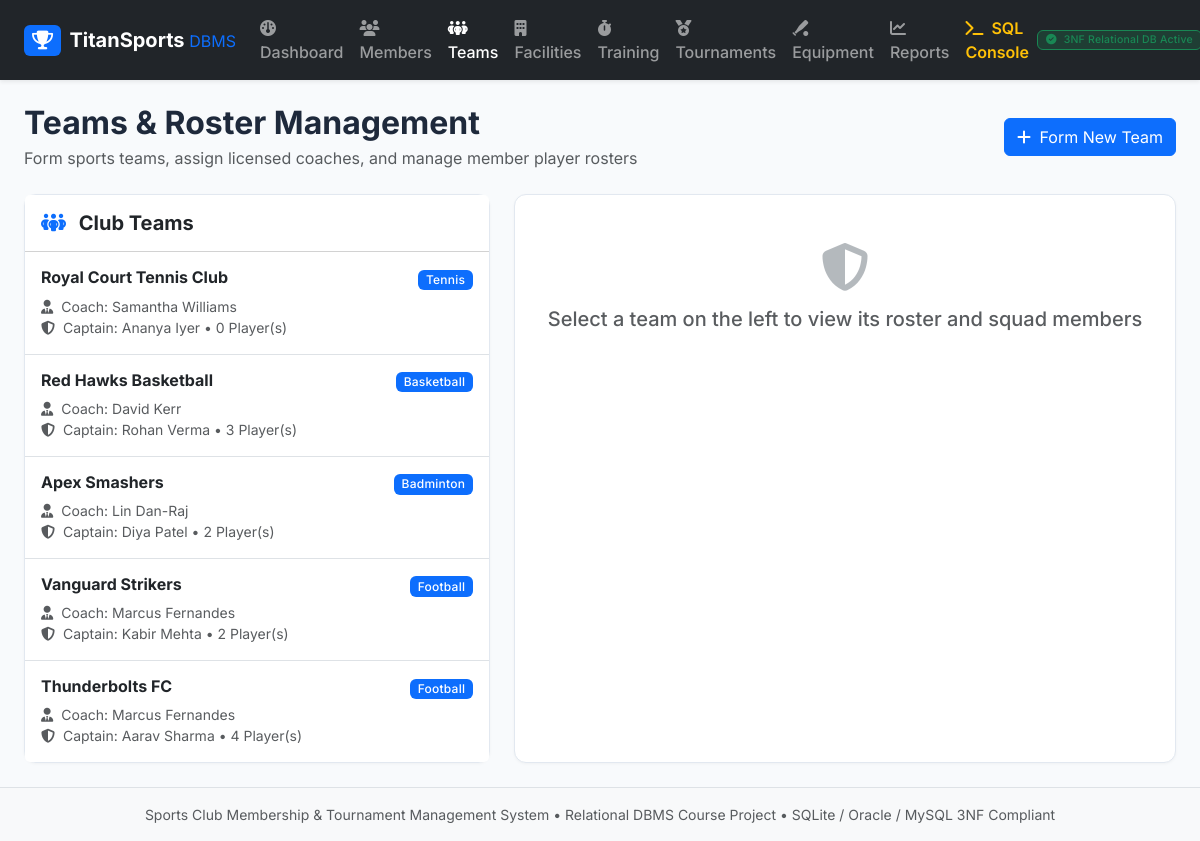
The page /teams on the database its author committed.
### tables this page shows
CREATE TABLE teams (
    team_id INTEGER PRIMARY KEY AUTOINCREMENT,
    team_name TEXT NOT NULL UNIQUE COLLATE NOCASE,
    sport_id INTEGER NOT NULL,
    coach_id INTEGER,
    captain_id INTEGER,
    created_date DATE NOT NULL DEFAULT (CURRENT_DATE),
    FOREIGN KEY (sport_id) REFERENCES sports(sport_id) ON DELETE RESTRICT,
    FOREIGN KEY (coach_id) REFERENCES coaches(coach_id) ON DELETE SET NULL,
    FOREIGN KEY (captain_id) REFERENCES members(member_id) ON DELETE SET NULL
);

### app/app.py (the view)
@app.route("/teams")
def teams():
    teams_list = team_service.get_all_teams()
    sports = team_service.get_all_sports()
    coaches = team_service.get_all_coaches()
    active_members = member_service.get_all_members(status_filter="ACTIVE")
    selected_team_id = request.args.get("team_id")
    roster = []
    selected_team = None
    if selected_team_id:
        roster = team_service.get_team_roster(int(selected_team_id))
        for t in teams_list:
            if t["team_id"] == int(selected_team_id):
                selected_team = t
                break
    return render_template(
        "teams.html",
        teams=teams_list,
        sports=sports,
        coaches=coaches,
        members=active_members,
        roster=roster,
        selected_team=selected_team
    )

### app/services/team_service.py (called while the page is built)
def get_all_teams():
    return query_db("""
        SELECT t.*, s.sport_name,
               COALESCE(c.first_name || ' ' || c.last_name, 'No Coach') AS coach_name,
               COALESCE(m.first_name || ' ' || m.last_name, 'No Captain') AS captain_name,
               COUNT(tr.roster_id) AS total_players
        FROM teams t
        JOIN sports s ON t.sport_id = s.sport_id
        LEFT JOIN coaches c ON t.coach_id = c.coach_id
        LEFT JOIN members m ON t.captain_id = m.member_id
        LEFT JOIN team_roster tr ON t.team_id = tr.team_id AND tr.is_active = 1
        GROUP BY t.team_id
        ORDER BY t.team_id DESC;
    """)

def get_all_coaches():
    return query_db("""
        SELECT c.*, s.sport_name
        FROM coaches c
        JOIN sports s ON c.specialization_sport_id = s.sport_id
        ORDER BY c.coach_id ASC;
    """)

def get_all_sports():
    return query_db("SELECT * FROM sports ORDER BY sport_id ASC;")

### database/db_manager.py (called while the page is built)
def get_connection(db_path=None):
    target_path = db_path or DB_PATH
    conn = sqlite3.connect(target_path)
    conn.row_factory = sqlite3.Row
    conn.execute("PRAGMA foreign_keys = ON;")
    return conn

def query_db(query, args=(), one=False, db_path=None):
    conn = get_connection(db_path)
    try:
        cur = conn.cursor()
        cur.execute(query, args)
        rows = cur.fetchall()
        result = [dict(row) for row in rows]
        return (result[0] if result else None) if one else result
    finally:
        conn.close()

### app/templates/teams.html (shortened to what this page needs)
{% extends "base.html" %}
{% block content %}
<div class="d-flex flex-wrap justify-content-between align-items-center mb-4 gap-2">
    <div>
        <h2 class="fw-bold mb-1">Teams & Roster Management</h2>
        <p class="text-muted mb-0">Form sports teams, assign licensed coaches, and manage member player rosters</p>
    </div>
    <div class="d-flex gap-2">
        <button type="button" class="btn btn-primary" data-bs-toggle="modal" data-bs-target="#createTeamModal">
            <i class="fa-solid fa-plus me-1"></i> Form New Team
        </button>
    </div>
</div>
<div class="row g-4">
    <div class="col-lg-5">
        <div class="card h-100">
            <div class="card-header bg-white py-3">
                <h5 class="fw-bold mb-0"><i class="fa-solid fa-people-group text-primary me-2"></i> Club Teams</h5>
            </div>
            <div class="list-group list-group-flush">
                {% for t in teams %}
                <a href="{{ url_for('teams', team_id=t.team_id) }}" class="list-group-item list-group-item-action p-3 {% if selected_team and selected_team.team_id == t.team_id %}active{% endif %}">
                    <div class="d-flex w-100 justify-content-between align-items-center">
                        <h6 class="mb-1 fw-bold">{{ t.team_name }}</h6>
                        <span class="badge {% if selected_team and selected_team.team_id == t.team_id %}bg-light text-dark{% else %}bg-primary{% endif %}">
                            {{ t.sport_name }}
                        </span>
                    </div>
                    <div class="small mt-1 opacity-75">
                        <div><i class="fa-solid fa-user-tie me-1"></i> Coach: {{ t.coach_name }}</div>
                        <div><i class="fa-solid fa-shield-halved me-1"></i> Captain: {{ t.captain_name }} &bull; {{ t.total_players }} Player(s)</div>
                    </div>
                </a>
                {% else %}
                <div class="p-4 text-center text-muted">No teams created yet.</div>
                {% endfor %}
            </div>
        </div>
    </div>
    <div class="col-lg-7">
        <div class="card h-100">
            {% if selected_team %}
            <div class="card-header bg-white py-3 d-flex justify-content-between align-items-center">
                <div>
                    <h5 class="fw-bold mb-0">{{ selected_team.team_name }}</h5>
                    <span class="badge bg-secondary small mt-1">{{ selected_team.sport_name }}</span>
                </div>
                <button type="button" class="btn btn-sm btn-outline-primary" data-bs-toggle="modal" data-bs-target="#addPlayerModal">
                    <i class="fa-solid fa-user-plus me-1"></i> Add Player to Roster
                </button>
            </div>
            <div class="card-body p-0">
                <div class="table-responsive">
                    <table class="table table-hover align-middle mb-0">
                        <thead>
                            <tr>
                                <th>Jersey #</th>
                                <th>Player Name</th>
                                <th>Position</th>
                                <th>Contact</th>
                                <th>Status</th>
                            </tr>
                        </thead>
                        <tbody>
                            {% for r in roster %}
                            <tr>
                                <td>
                                    <span class="badge bg-dark rounded-circle p-2">#{{ r.jersey_number or '-' }}</span>
                                </td>
                                <td class="fw-bold">{{ r.member_name }}</td>
                                <td><span class="badge bg-light text-dark border">{{ r.position or 'Unassigned' }}</span></td>
                                <td class="small text-muted">{{ r.email }}</td>
                                <td>
                                    <span class="badge bg-success bg-opacity-25 text-success border border-success">
                                        {{ r.member_status }}
                                    </span>
                                </td>
                            </tr>
                            {% else %}
                            <tr>
                                <td colspan="5" class="text-center py-4 text-muted">No players enrolled in this team roster yet.</td>
                            </tr>
                            {% endfor %}
                        </tbody>
                    </table>
                </div>
            </div>
            {% else %}
            <div class="card-body text-center py-5 text-muted">
                <i class="fa-solid fa-shield-halved fa-3x mb-3 text-secondary opacity-50"></i>
                <h5>Select a team on the left to view its roster and squad members</h5>
            </div>
            {% endif %}
        </div>
    </div>
</div>
{% endblock %}

### app/static/css/custom.css (style rules this page uses)
body { font-family: 'Inter', -apple-system, BlinkMacSystemFont, "Segoe UI", Roboto, sans-serif; background-color: #f8fafc; color: #1e293b; min-height: 100vh; display: flex; flex-direction: column; }
.card { border-radius: 12px; border: 1px solid #e2e8f0; box-shadow: 0 1px 3px rgba(0,0,0,0.04); transition: transform 0.15s ease, box-shadow 0.15s ease; }
.badge { font-weight: 500; letter-spacing: 0.02em; }

### rows shown on the page
teams: team_name "Royal Court Tennis Club", sport_name "Tennis", coach_name "Samantha Williams", captain_name "Ananya Iyer", total_players "0"
teams: team_name "Red Hawks Basketball", sport_name "Basketball", coach_name "David Kerr", captain_name "Rohan Verma", total_players "3"
teams: team_name "Apex Smashers", sport_name "Badminton", coach_name "Lin Dan-Raj", captain_name "Diya Patel", total_players "2"
teams: team_name "Vanguard Strikers", sport_name "Football", coach_name "Marcus Fernandes", captain_name "Kabir Mehta", total_players "2"
teams: team_name "Thunderbolts FC", sport_name "Football", coach_name "Marcus Fernandes", captain_name "Aarav Sharma", total_players "4"
